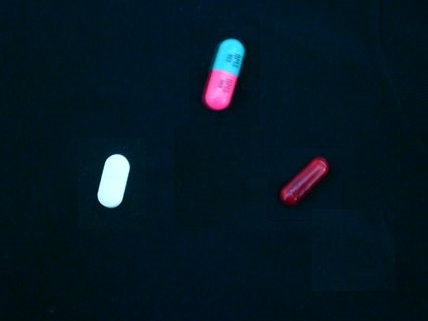
#> input picture PruebasSVA/test.jpg, 428 x 321 px
$ python -i Pattern.py   (imports and definitions only)   (older library calls are emulated)
#> lines starting #> are read from the running program, lines starting #| are printed output that depends on the picture; after the words box and inside, x2 and y2 are one past the last pixel; in counts of white or black regions, pixels touching at a corner belong together
#> further down, picture is the input picture: shape (321, 428, 3); mean B, G, R 35.1, 23.8, 5.7
# -*- coding: utf-8 -*-
#################################################
# Alumno: Jorge Ignacio Balanz Pino             #
# Asignatura: Visión Artificial                 #
# Curso: 2016/2017                              #
# Universidad: URJC                             #
#                                               #
# NOTA: aunque hay funciones de esta clase que  #
#   no se utilizan en esta práctica, se dejan   #
#   para futuras consultas del código.          #
#################################################

import sys
import cv2
import numpy as np

################  CLASE Pattern  ##########################################

class Pattern():
    """
    Clase que representa un patrón (un vector de descriptores).
    Recopila descriptores de 5 tipos:
    1.- De forma (SHAPE_Features; FEATURES_SHAPE): redondez
    2.- De color (COLOR_Features; FEATURES_COLOR): media_azul, media_verde, media_roja, histograma_RGB, histograma_HSV
    3.- De Hu (HuMoments; FEATURES_HUMOMENTS): Momentos de Hu (7 momentos de Hu)
    4.- SURF - Speeded-Up Robust Features -(SURF_Features; FEATURES_SURF):
        Un vector con un descriptor por cada punto característico detectado;
        Cada descriptor, a su vez = vector de 64 elementos
    5.- SIFT - Scale Invariant Feature Transform -(SURF_Features; FEATURES_SURF):
        Un vector con un descriptor por cada punto característico detectado;
        Cada descriptor, a su vez = vector de 128 elementos

    Los patrones se pueden obtener accediendo directamente a las variables de objeto o usando el método
    getFeatures, que acepta como argumento los valores FEATURES_XXX definidos en la clase.
        Para conseguir varios tipos de descriptores agregados en un solo vector, usar la operación binaria OR (|)
        Los descriptores se agregan en el orden que se ha descrito en el listado de tipos.

    La mejor combinación que he encontrado ha sido:
    Unir descriptores de forma con descriptores de color;
    Normalizar los descriptores de color para que tengan un peso similar al de forma;
    Ajustar el área de la forma haciendo una media ponderada entre el área del contorno
        y el área del rectángulo que lo envuelve, con la fórmula:
        area = (area_rectang + (3 * area_contorno)) / 4
    Se ha conseguido un porcentaje de acierto del 93% (aprox.) con las imágenes facilitadas de aprendizaje y test.
    """

    FEATURES_SHAPE = 1
    FEATURES_COLOR = 2
    FEATURES_SURF = 4
    FEATURES_HUMOMENTS = 8
    FEATURES_SIFT = 16
    DEFAULT_FEATURES = FEATURES_COLOR | FEATURES_SHAPE

    SHAPE_WEIGHT = 1.0


    AVERAGED_THRESHOLD = -1
    DEFAULT_THRESHOLD = 30
    MIN_CONTOUR_PERCENT_AREA = 30

    def __init__(self):
        self.SHAPE_Features = []
        self.COLOR_Features = []
        self.SURF_Features = []
        self.__SURF_points = None
        self.SIFT_Features = []
        self.__SIFT_points = None
        self.HuMoments = []
        self.__is_loaded = False

    # [323 lines left out: functions getFeatures, __getColorDescriptors, __getColorDescriptors2, __equalize, __getContourDescriptors, __getSIFTDescriptors and 1 more, not called in this run]

    def extractFromImage(self, image: np.ndarray, kernel: int = 3,
                         thold: np.uint8=DEFAULT_THRESHOLD, thold_mode=cv2.THRESH_BINARY,
                         contour_mode=cv2.RETR_EXTERNAL, contour_method=cv2.CHAIN_APPROX_NONE,
                         debug: bool = False
                         ):
#> called with kernel = 3, thold = 30, thold_mode = 0, contour_mode = 0, contour_method = 1, debug = False
        try:
            # Pasamos la imagen a escala de grises:
            imagen = cv2.cvtColor(image, cv2.COLOR_BGR2GRAY)  # Lo recogemos en otra imagen
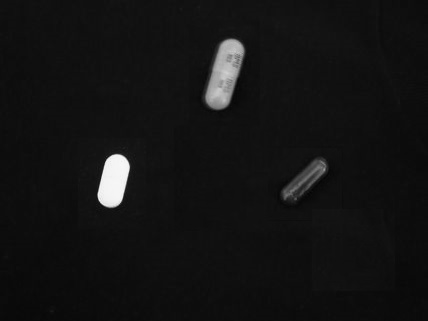
#> imagen: shape (321, 428); min 3, max 248, mean 19.7
            if debug:
                cv2.imshow("Imagen en Grises", imagen)
            # Suavizamos (filtro de Media):
            imagen = cv2.blur(imagen, (kernel, kernel))
            if debug:
                cv2.imshow("Imagen en Suavizada", imagen)
            # Pasamos a B/N (umbralización):
            # cv2.threshold(<imagen>, <umbral>, <valor al superar umbral>, <tipo de umbralizacion>)
            if thold < 0:
                umbral = cv2.mean(imagen)[0]
                umbral, imagen = cv2.threshold(imagen, umbral, 255, thold_mode)
            elif thold == 0:
                umbral, imagen = cv2.threshold(imagen, 255, cv2.ADAPTIVE_THRESH_GAUSSIAN_C,
                                               thold_mode + cv2.THRESH_OTSU)
            else:
                umbral, imagen = cv2.threshold(imagen, thold, 255, thold_mode)
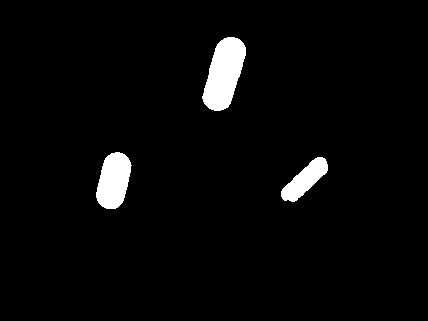
#> imagen: shape (321, 428); 3.3% white; 3 white regions, box (x1, y1, x2, y2) and area: (202, 37, 246, 111) 2117, (96, 152, 132, 209) 1484, (281, 157, 328, 202) 986
#> umbral = 30
            # Aplicamos una operación de cierre, para intentar unir las componentes inconexas que
            # posiblemente pertenezcan al mismo objeto:
            imagen = cv2.morphologyEx(imagen, cv2.MORPH_CLOSE, (kernel, kernel), iterations=3)
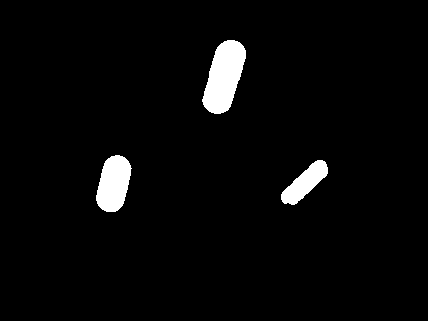
#> imagen: shape (321, 428); 3.3% white; 3 white regions
            if debug:
                cv2.imshow("Imagen en B/N (umbral {})".format(umbral), imagen)
            # Buscamos los contornos dentro de los bordes detectados:
            # http://docs.opencv.org/2.4/modules/imgproc/doc/structural_analysis_and_shape_descriptors.html
            # cv2.findContours(<imagen>, <modo>, <método>)->(imgcontour, contornos, jerarquia)
            # Retorna:
            #   imgcontour - Imagen modificada, donde se han buscado los contornos
            #   contornos - Lista de contornos encontrados
            #   jerarquia - Jerarquía de los contornos encontrados
            (imagen, contornos, jerarquia) = cv2.findContours(imagen, contour_mode, contour_method)
#> contornos = 3 contours; box (x1, y1, x2, y2) and area: (202, 40, 246, 114) 2030, (96, 155, 132, 212) 1416, (281, 160, 328, 205) 928; jerarquia = [[1, -1, -1, -1], [2, 0, -1, -1], [-1, 1, -1, -1]]
            # YA TENEMOS LOS CONTORNOS!

            # Recopilamos la información en el objeto
            descriptors = []
            shape = image.shape
#> shape = (321, 428, 3)
            total_area = 0.0
            total_area = float(shape[0]) * shape[1]
#> total_area = 137388
            max_area = 0.0
            max_index = 0
            max_rect = []
            for i in range(len(contornos)):
                # Se supone que la imagen que llega aquí sólo tiene un contorno que procesar...
                # Buscamos el más grande.
                # El área lo cogemos del rectángulo envolvente:
                #  el contorno detectado puede estar "deforme" (sonbras y huecos)
                r = cv2.boundingRect(contornos[i])
                area = r[2]*r[3]  # Multiplicamos ancho*alto (en ese orden)
                if area > max_area:
                    max_area = area
                    max_index = i
                    max_rect = r
#> this loop made 3 passes
#> (area, max_area, max_index, max_rect) on passes 1, 3: (2115, 2115, 0, (281, 160, 47, 45)), (3256, 3256, 2, (202, 40, 44, 74))
#> (r, area) on pass 2: ((96, 155, 36, 57), 2052)
#> after the loop, max_area = 3256; max_index = 2

            # Comprobamos que tenga un tamaño mínimo (en porcentaje)
            if (max_area / total_area) > (Pattern.MIN_CONTOUR_PERCENT_AREA / 100):
                # Ahora que estamos seguros de que el contorno cumple las condiciones,
                #   realizamos la extracción de descriptores:

                # Extraemos descriptores de color (de la imagen de entrada, directamente)
                self.__getColorDescriptors(image, debug=debug)
                # Extraemos descriptores del contorno: de forma y los invariantes de Hu
                self.__getContourDescriptors(contornos[max_index], max_rect, debug=debug)
                # TODO: Habilitar el resto de descriptores sólo si es necesario
                # Extraemos los descriptores SURF
                # self.__getSURFDescriptors(image, debug)
                # Extraemos los descriptores SIFT
                # self.__getSIFTDescriptors(image, debug)

                # Marco el objeto como cargado
                self.__is_loaded = True

            # Fin del if contorno > porcentaje
            else:
                print("\n  !! [Pattern] No se encuentra un contorno con tamaño mínimo en la imagen tratada.")
            if debug:
                print("Contornos encontrados: {}...".format(len(contornos)))
                cv2.waitKey()
            # Retornamos los descriptores extraídos en este método
            f = self.SHAPE_Features.copy()
            f.extend(self.HuMoments)
            return f

        except Exception as e:
            sys.stderr.write("\n[Pattern] Error al extraer descriptores del contorno:\n {}\n".format(e))
            return None

    def default(self):
        return self.__dict__

################  FIN CLASE Pattern  ##########################################

>>> import cv2
>>> picture = cv2.imread('../../PruebasSVA/test.jpg')
>>> result = Pattern().extractFromImage(picture)
#> result = []

$ run again, on PruebasSVA/muestras_todo.jpg
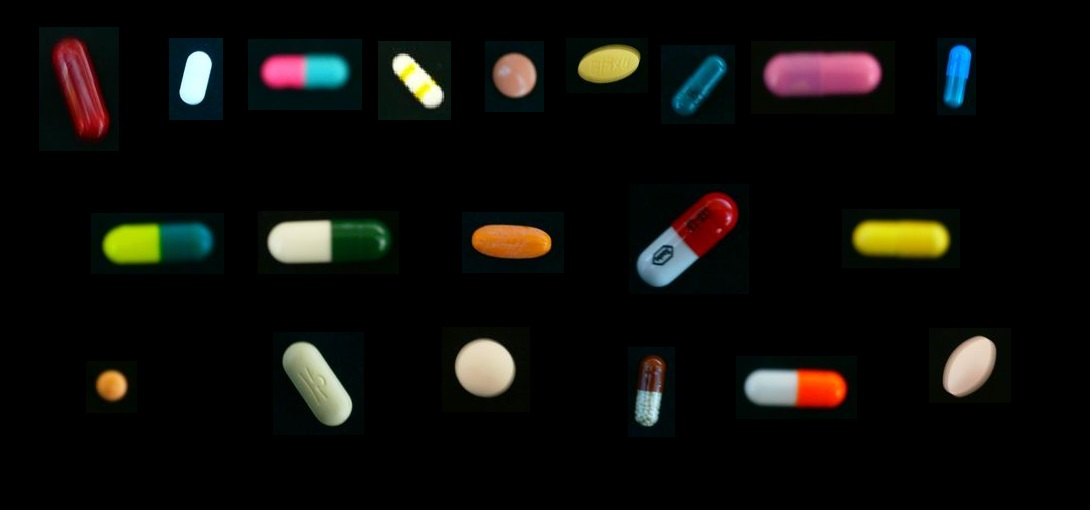
#> input picture PruebasSVA/muestras_todo.jpg, 1090 x 510 px
#> picture is the input picture: shape (510, 1090, 3); mean B, G, R 11.2, 14.1, 14.7
#> in extractFromImage, `umbral, imagen = cv2.threshold(imagen, thold, 255, thold_mode)`:
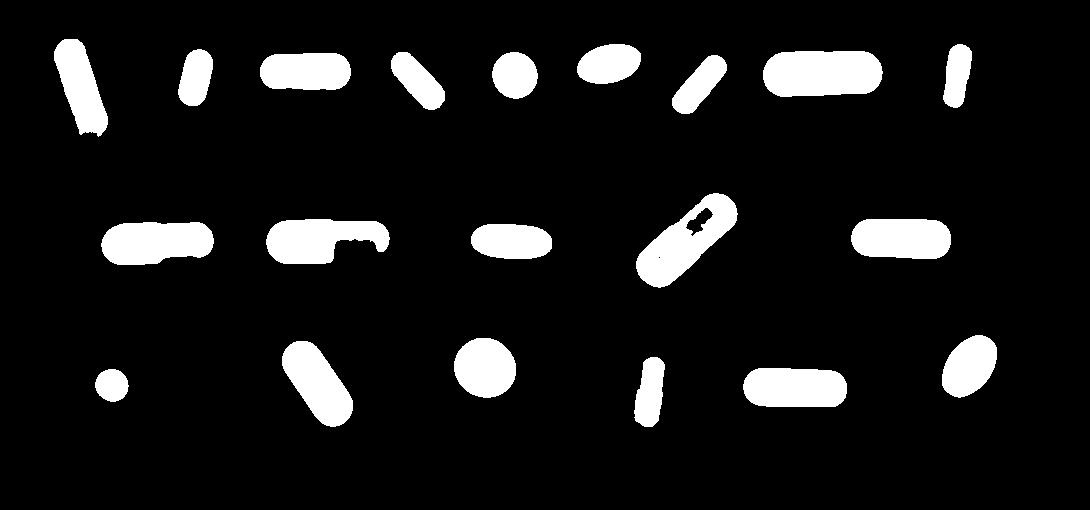
#> imagen: shape (510, 1090); 9.7% white; 20 white regions, largest, box (x1, y1, x2, y2) and area: (763, 51, 883, 97) 4864, (636, 193, 738, 288) 4383, (101, 222, 214, 265) 3991
#> umbral = 30
#> in extractFromImage, `imagen = cv2.morphologyEx(imagen, cv2.MORPH_CLOSE, (kernel, kernel), i..`:
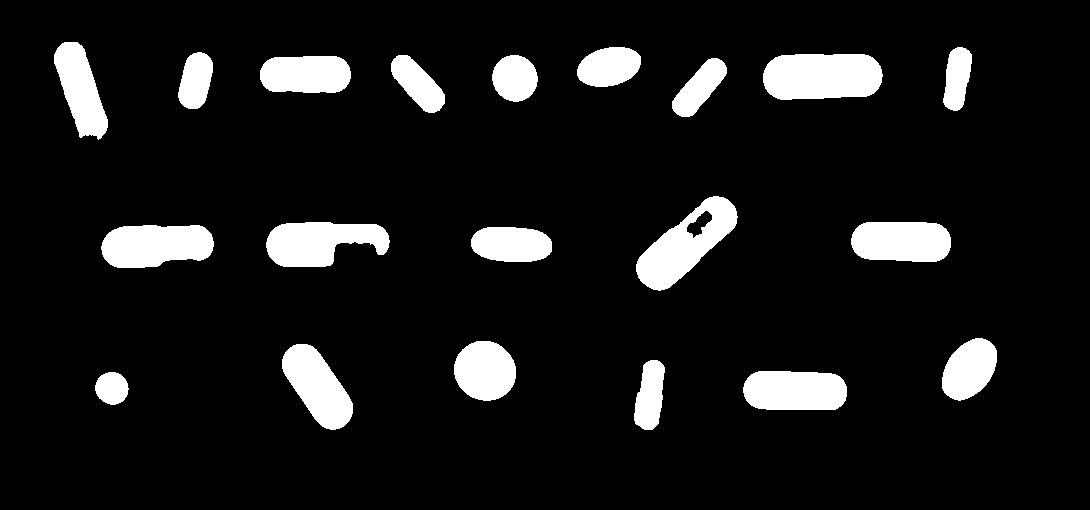
#> imagen: shape (510, 1090); 9.7% white; 20 white regions
#> contornos = 20 contours; largest, box (x1, y1, x2, y2) and area: (763, 54, 883, 100) 4726, (636, 196, 738, 291) 4584, (101, 225, 214, 268) 3863, (266, 222, 390, 267) 3793, (743, 371, 847, 410) 3541; jerarquia = 20 rows, first 6: [1, -1, -1, -1], [2, 0, -1, -1], [3, 1, -1, -1], [4, 2, -1, -1], [5, 3, -1, -1], [6, 4, -1, -1]
#> the loop in extractFromImage, `for i in range(len(contornos)): # Se supone que la imagen que llega aq..` made 20 passes
#> (area, max_area, max_rect) on passes 1, 2, 4, 11: (1122, 1122, (95, 372, 34, 33)), (4056, 4056, (743, 371, 104, 39)), (6106, 6106, (282, 344, 71, 86)), (9690, 9690, (636, 196, 102, 95))
#> after the loop in extractFromImage, `for i in range(len(contornos)):`: max_area = 9690; max_index = 10
#> result = []

$ run again, on PruebasSVA/salteado1.jpg
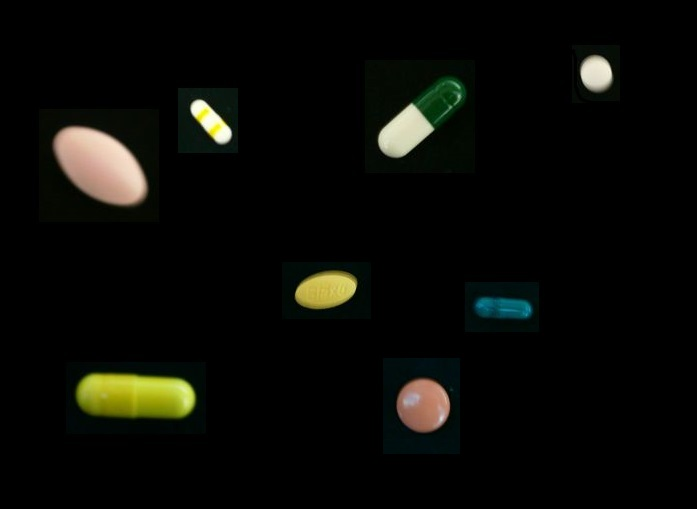
#> input picture PruebasSVA/salteado1.jpg, 697 x 509 px
#> picture is the input picture: shape (509, 697, 3); mean B, G, R 6.7, 10.4, 9.9
#> in extractFromImage, `umbral, imagen = cv2.threshold(imagen, thold, 255, thold_mode)`:
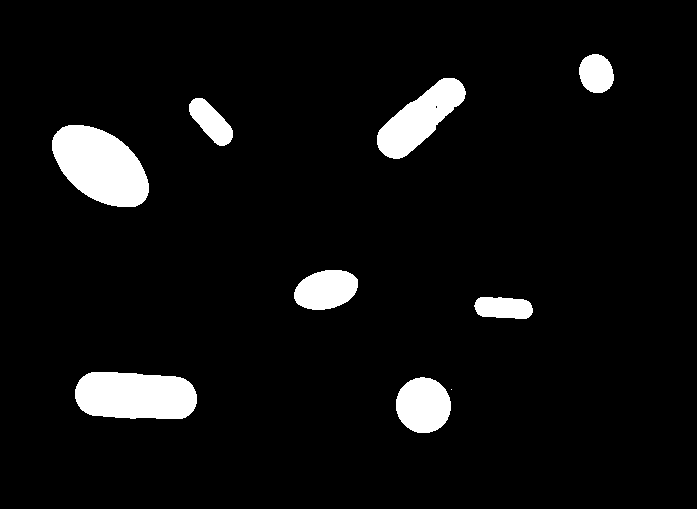
#> imagen: shape (509, 697); 6.1% white; 9 white regions (1 under 20 px), largest, box (x1, y1, x2, y2) and area: (52, 125, 149, 207) 5523, (75, 372, 197, 419) 4967, (377, 78, 466, 159) 3456
#> umbral = 30
#> in extractFromImage, `imagen = cv2.morphologyEx(imagen, cv2.MORPH_CLOSE, (kernel, kernel), i..`:
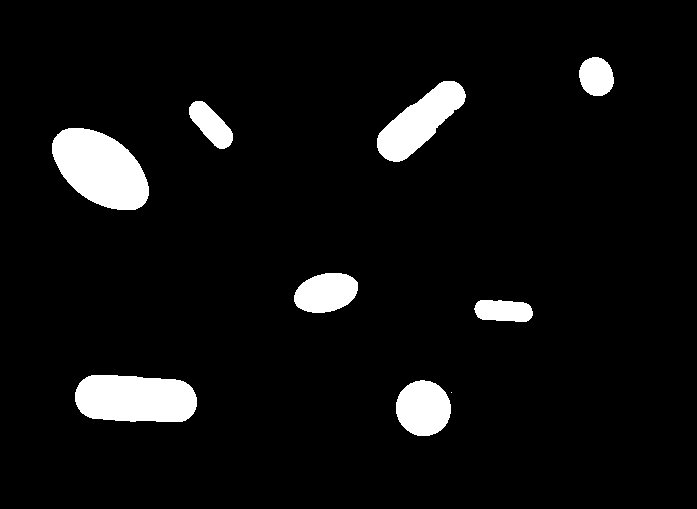
#> imagen: shape (509, 697); 6.1% white; 9 white regions (1 under 20 px)
#> contornos = 9 contours, 1 with area under 20; largest, box (x1, y1, x2, y2) and area: (52, 128, 149, 210) 5398, (75, 375, 197, 422) 4826, (377, 81, 466, 162) 3352, (396, 380, 451, 436) 2336, (294, 273, 358, 313) 1907, (189, 101, 233, 149) 1098, (579, 57, 614, 96) 1020, (474, 300, 533, 322) 1015; jerarquia = [[1, -1, -1, -1], [2, 0, -1, -1], [3, 1, -1, -1], [4, 2, -1, -1], [5, 3, -1, -1], [6, 4, -1, -1], [7, 5, -1, -1], [8, 6, -1, -1], [-1, 7, -1, -1]]
#> the loop in extractFromImage, `for i in range(len(contornos)): # Se supone que la imagen que llega aq..` made 9 passes
#> (area, max_area, max_rect) on passes 2, 3, 6: (3080, 3080, (396, 380, 55, 56)), (5734, 5734, (75, 375, 122, 47)), (7954, 7954, (52, 128, 97, 82))
#> after the loop in extractFromImage, `for i in range(len(contornos)):`: max_area = 7954; max_index = 5
#> result = []
